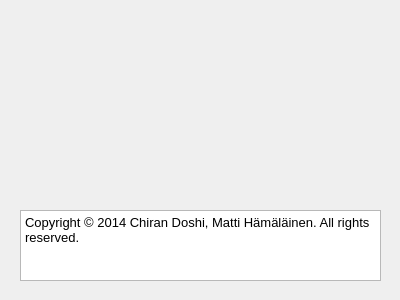
<?xml version="1.0" encoding="UTF-8"?>
<ui version="4.0">
 <class>RtHpiAboutWidgetClass</class>
 <widget class="QDialog" name="RtHpiAboutWidgetClass">
  <property name="geometry">
   <rect>
    <x>0</x>
    <y>0</y>
    <width>400</width>
    <height>300</height>
   </rect>
  </property>
  <property name="sizePolicy">
   <sizepolicy hsizetype="Fixed" vsizetype="Fixed">
    <horstretch>0</horstretch>
    <verstretch>0</verstretch>
   </sizepolicy>
  </property>
  <property name="minimumSize">
   <size>
    <width>400</width>
    <height>300</height>
   </size>
  </property>
  <property name="maximumSize">
   <size>
    <width>400</width>
    <height>300</height>
   </size>
  </property>
  <property name="windowTitle">
   <string>About RealTime HPI</string>
  </property>
  <property name="toolTipDuration">
   <number>-5</number>
  </property>
  <widget class="QTextBrowser" name="textBrowser">
   <property name="geometry">
    <rect>
     <x>20</x>
     <y>210</y>
     <width>361</width>
     <height>71</height>
    </rect>
   </property>
   <property name="html">
    <string>&lt;!DOCTYPE HTML PUBLIC &quot;-//W3C//DTD HTML 4.0//EN&quot; &quot;http://www.w3.org/TR/REC-html40/strict.dtd&quot;&gt;
&lt;html&gt;&lt;head&gt;&lt;meta name=&quot;qrichtext&quot; content=&quot;1&quot; /&gt;&lt;style type=&quot;text/css&quot;&gt;
p, li { white-space: pre-wrap; }
&lt;/style&gt;&lt;/head&gt;&lt;body style=&quot; font-family:'MS Shell Dlg 2'; font-size:7.8pt; font-weight:400; font-style:normal;&quot;&gt;
&lt;table border=&quot;0&quot; style=&quot;-qt-table-type: root; margin-top:4px; margin-bottom:4px; margin-left:4px; margin-right:4px;&quot;&gt;
&lt;tr&gt;
&lt;td style=&quot;border: none;&quot;&gt;
&lt;p style=&quot; margin-top:0px; margin-bottom:0px; margin-left:0px; margin-right:0px; -qt-block-indent:0; text-indent:0px;&quot;&gt;&lt;span style=&quot; font-family:'Sans'; font-size:10pt;&quot;&gt;Copyright © 2014 Chiran Doshi, Matti Hämäläinen. All rights reserved.&lt;/span&gt;&lt;/p&gt;&lt;/td&gt;&lt;/tr&gt;&lt;/table&gt;&lt;/body&gt;&lt;/html&gt;</string>
   </property>
  </widget>
 </widget>
 <layoutdefault spacing="6" margin="11"/>
 <resources/>
 <connections/>
</ui>
